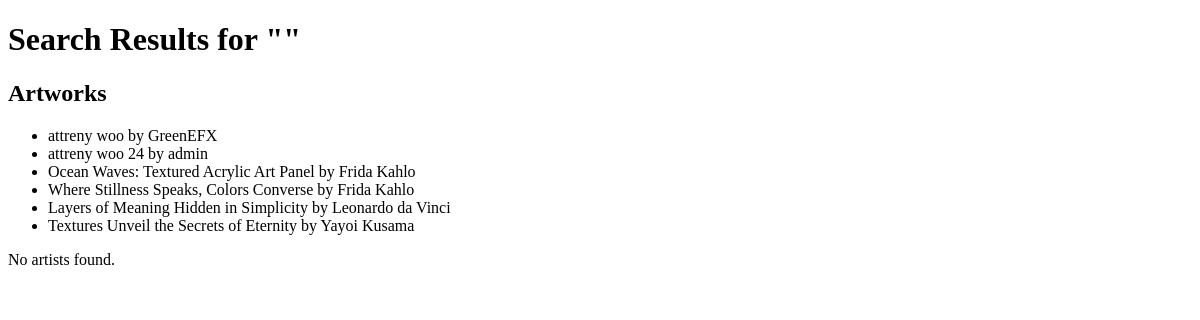
The page /search/ on the database as committed earlier.
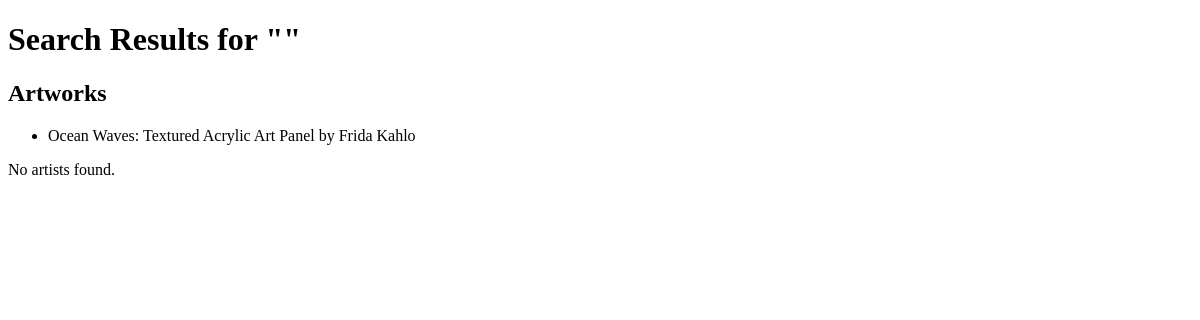
The same page on the database as committed later.
### main/models.py (models this page shows, shortened)
class Artwork(models.Model):
    STYLE_CHOICES = [
        ('abstract', 'Abstract'),
        ('realism', 'Realism'),
        ('surrealism', 'Surrealism'),
        ('modern', 'Modern'),
        ('traditional', 'Traditional'),
        ('pop', 'Pop Art'),
    ]
    MEDIUM_CHOICES = [
        ('oil', 'Oil'),
        ('acrylic', 'Acrylic'),
        ('watercolor', 'Watercolor'),
        ('digital', 'Digital'),
        ('ink', 'Ink'),
        ('mixed', 'Mixed Media'),
    ]
    title = models.CharField(max_length=150)
    artish = models.ForeignKey(Artish, on_delete=models.CASCADE, related_name='artworks')
    category = models.ForeignKey(Category, on_delete=models.SET_NULL, null=True, blank=True, related_name='artworks')
    description = models.TextField(blank=True)
    image = models.ImageField(upload_to='artworks/cover/', blank=True, null=True)
    style = models.CharField(max_length=100, choices=STYLE_CHOICES, blank=True, null=True)
    medium = models.CharField(max_length=100, choices=MEDIUM_CHOICES, blank=True, null=True)
    year_created = models.PositiveIntegerField(blank=True, null=True)
    price = models.DecimalField(max_digits=10, decimal_places=2)
    discount_price = models.DecimalField(max_digits=10, decimal_places=2, blank=True, null=True)
    stock = models.PositiveIntegerField(default=1)
    is_available = models.BooleanField(default=True)
    width = models.DecimalField(max_digits=6, decimal_places=2, help_text="in inches", blank=True, null=True)
    height = models.DecimalField(max_digits=6, decimal_places=2, help_text="in inches", blank=True, null=True)
    views = models.PositiveIntegerField(default=0)
    likes = models.PositiveIntegerField(default=0)
    created_at = models.DateTimeField(auto_now_add=True)
    updated_at = models.DateTimeField(auto_now=True)

class Artish(models.Model):
    GENDER_CHOICES = [
        ('M', 'Male'),
        ('F', 'Female'),
        ('O', 'Other'),
    ]
    name = models.CharField(max_length=100)
    stage_name = models.CharField(max_length=100, blank=True, null=True)
    email = models.EmailField(unique=True)
    phone = models.CharField(max_length=20, blank=True)
    gender = models.CharField(max_length=1, choices=GENDER_CHOICES, blank=True)
    date_of_birth = models.DateField(blank=True, null=True)
    profile_image = models.ImageField(upload_to='artish/profile/', blank=True, null=True)
    bio = models.TextField(blank=True)
    instagram = models.URLField(blank=True, null=True)
    facebook = models.URLField(blank=True, null=True)
    twitter = models.URLField(blank=True, null=True)
    portfolio_website = models.URLField(blank=True, null=True)
    address = models.TextField(blank=True)
    created_at = models.DateTimeField(auto_now_add=True)

### main/views.py (the view)
# urls.py: path('search/',search, name='search_results'),
def search(request):
    query = request.GET.get('q', '')
    selected_categories = request.GET.getlist('category')  # Handles multiple checkboxes
    artwork_results = Artwork.objects.all()
    if query:
        artwork_results = artwork_results.filter(
            Q(title__icontains=query) |
            Q(artish__name__icontains=query)
        )
    if selected_categories:
        artwork_results = artwork_results.filter(category__id__in=selected_categories).distinct()
    paginator = Paginator(artwork_results, 6)  # Adjust number per page as needed
    page_number = request.GET.get('page')
    page_obj = paginator.get_page(page_number)
    category_list = Category.objects.all()
    artist_result = Artish.objects.filter(name__icontains=query).first() if query else None
    context = {
        'artwork_results': page_obj.object_list,
        'page_obj': page_obj,
        'Categorylist': category_list,
        'selected_categories': selected_categories,
        'artist_result': artist_result,
    }
    return render(request, 'main/search_results.html', context)

### main/context_processors.py (called while the page is built)
def header_artists(request):
    artists = Artish.objects.all()[:6]  # Limit for mega menu
    return {'header_artists': artists}

### main/templates/main/search_results.html (shortened to what this page needs)
<!DOCTYPE html>
<html lang="en">
<head>
</head>
<body>
    <h1>Search Results for "{{ query }}"</h1>
    {% if artwork_results %}
        <h2>Artworks</h2>
        <ul>
        {% for artwork in artwork_results %}
            <li>{{ artwork.title }} by {{ artwork.artish.name }}</li>
        {% endfor %}
        </ul>
    {% else %}
        <p>No artworks found.</p>
    {% endif %}
    {% if artish_results %}
        <h2>Artists</h2>
        <ul>
        {% for artist in artish_results %}
            <li>{{ artist.name }} ({{ artist.stage_name }})</li>
        {% endfor %}
        </ul>
    {% else %}
        <p>No artists found.</p>
    {% endif %}
</body>
</html>

Rows that differ between the two databases and show on the page:
removed Artwork: title "attreny woo", artish.name "GreenEFX"
removed Artwork: title "attreny woo 24", artish.name "admin"
removed Artwork: title "Where Stillness Speaks, Colors Converse", artish.name "Frida Kahlo"
removed Artwork: title "Layers of Meaning Hidden in Simplicity", artish.name "Leonardo da Vinci"
removed Artwork: title "Textures Unveil the Secrets of Eternity", artish.name "Yayoi Kusama"
